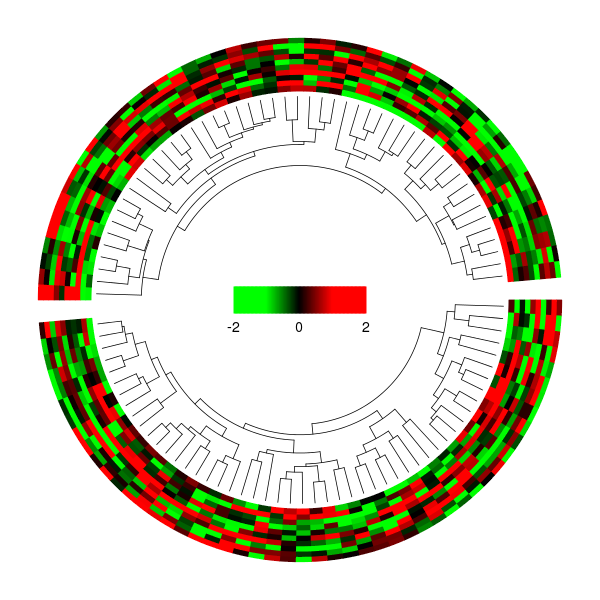

Recreate this plot in R.
library(circlize) 

# dend: as dendrogram object, usually returned by hclust and as.dendrogram
# maxy: maximum height of the tree
circos.dendrogram = function(dend, maxy) {
  labels = as.character(labels(dend))
    x = seq_along(labels) - 0.5
    names(x) = labels

    is.leaf = function(object) (is.logical(L <- attr(object, "leaf"))) && L
	
	# recursive function to draw the tree
    draw.d = function(dend, maxy) {
        leaf = attr(dend, "leaf")
        d1 = dend[[1]]
        d2 = dend[[2]]
        height = attr(dend, 'height')
        midpoint = attr(dend, 'midpoint')

        if(is.leaf(d1)) {
            x1 = x[as.character(attr(d1, "label"))]
        } else {
            x1 = attr(d1, "midpoint") + x[as.character(labels(d1))[1]]
        }
        y1 = attr(d1, "height")

        if(is.leaf(d2)) {
            x2 = x[as.character(attr(d2, "label"))]
        } else {
            x2 = attr(d2, "midpoint") + x[as.character(labels(d2))[1]]
        }
        y2 = attr(d2, "height")

        circos.lines(c(x1, x1), maxy - c(y1, height), straight = TRUE)
        circos.lines(c(x1, x2), maxy - c(height, height))
        circos.lines(c(x2, x2), maxy - c(y2, height), straight = TRUE)

        if(!is.leaf(d1)) {
            draw.d(d1, maxy)
        }
        if(!is.leaf(d2)) {
            draw.d(d2, maxy)
        }
    }
    
    draw.d(dend, maxy)
}


mat = matrix(rnorm(100*10), nrow = 10, ncol = 100)
factors = rep(letters[1:2], 50)
par(mar = c(1, 1, 1, 1))
circos.par(cell.padding = c(0, 0, 0, 0), gap.degree = 5)
circos.initialize(factors, xlim = c(0, 50))
maxy = 0

f = colorRamp2(breaks = c(-1, 0, 1), colors = c("green", "black", "red"))

circos.trackPlotRegion(ylim = c(0, 10), bg.border = NA, panel.fun = function(x, y) {
  sector.index = get.cell.meta.data("sector.index")
    m = mat[, factors == sector.index]
    
    dend.col = as.dendrogram(hclust(dist(t(m))))

    maxy = ifelse(maxy > attr(dend.col, "height"), maxy, attr(dend.col, "height"))
    assign("maxy", maxy, envir = .GlobalEnv)

    m2 = m[, labels(dend.col)]
    nr = nrow(m2)
    nc = ncol(m2)
    for(i in 1:nr) {
        for(j in 1:nc) {
            circos.rect(j-1, nr-i, j, nr-i+1, border = f(m2[i, j]), col = f(m2[i, j]))
        }
    }
    
})
circos.trackPlotRegion(ylim = c(0, maxy), bg.border = NA, track.height = 0.3, panel.fun = function(x, y) {
    sector.index = get.cell.meta.data("sector.index")
    m = mat[, factors == sector.index]
    
    dend.col = as.dendrogram(hclust(dist(t(m))))

    circos.dendrogram(dend.col, maxy)
    
})

circos.clear()

x = seq(-10, 10, length.out=100)/40
col =f(seq(-2, 2, length.out = length(x-1)))
for(i in seq_along(x)) {
	if(i == 1) next
	rect(x[i-1], -0.05, x[i], 0.05, col = col[i], border = col[i])
}

text(x[1], -0.08, "-2", adj = c(0.5, 1), cex = 1.2)
text(x[ceiling(length(x)/2)], -0.08, "0", adj = c(0.5, 1), cex = 1.2)
text(x[length(x)], -0.08, "2", adj = c(0.5, 1), cex = 1.2)
